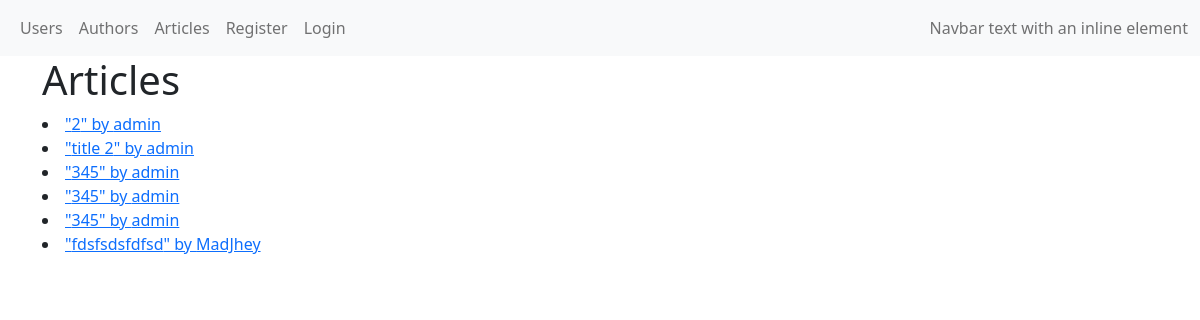
The page /articles/ on the database as committed earlier.
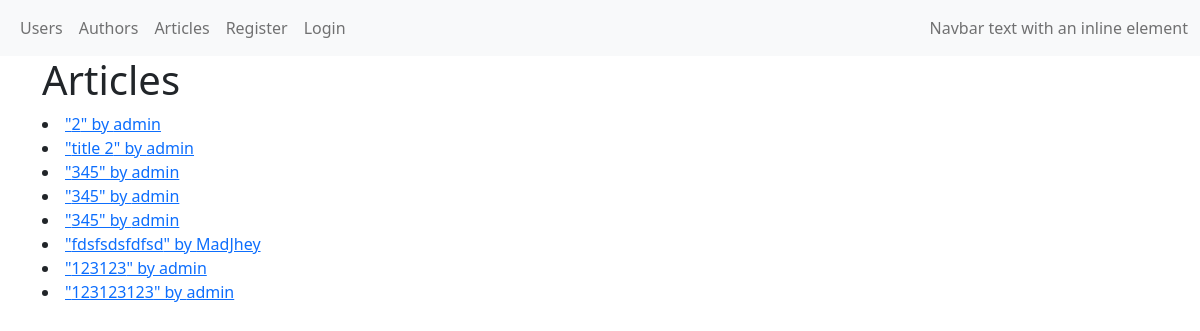
The same page on the database as committed later.
### blog/models/article.py (models this page shows, shortened)
class Article(db.Model):
    __tablename__ = 'articles'
    id = db.Column(db.Integer, primary_key=True)
    author_id = db.Column(db.Integer, ForeignKey('authors.id'), nullable=False)
    title = db.Column(db.String(255))
    text = db.Column(db.String)
    created_at = db.Column(db.DateTime, default=datetime.utcnow)
    updated_at = db.Column(db.DateTime, default=datetime.utcnow, onupdate=datetime.utcnow)
    author = relationship('Author', back_populates='article')
    tag = relationship(
        "Tag",
        secondary=article_tag_association_table,
        back_populates="article",
    )

### blog/models/user.py (models this page shows, shortened)
class User(db.Model, UserMixin):
    __tablename__ = 'users'
    id = db.Column(db.Integer, primary_key=True)
    is_stuff = db.Column(db.Boolean)
    username = db.Column(db.String(255), unique=True, nullable=False)
    first_name = db.Column(db.String(255))
    last_name = db.Column(db.String(255))
    password = db.Column(db.String(255))
    email = db.Column(db.String(255), default="", server_default="")
    author = relationship('Author', uselist=False, back_populates='user')

### blog/article/views.py (the view)
@article.route('/', methods=['GET'])
def article_list():
    return render_template('articles/list.html',
                           articles=Article.query.all(),
                           )

### blog/templates/articles/list.html (shortened to what this page needs)
{% extends 'base.html' %}
{% block body %}
<div class="row">
    <div class="col">
        <h1>Articles</h1>
        {% for article in articles %}
            <li><a href="{{ url_for('article.get_article', pk = article.id) }}">"{{ article.title }}" by {{ article.author.user.username }}</a></li>
        {% endfor %}
    </div>
</div>
{% endblock %}

### blog/templates/base.html (shortened to what this page needs)
<!doctype html>
<html lang="en">
<head>
    {% block css %}
        <link href="{{ url_for('static', filename = 'css/bootstrap.min.css') }}" rel="stylesheet">
    {% endblock %}
</head>
<body>
{% include 'navbar.html' %}
<div class="container">
    {% block body %}{% endblock %}
</div>
</body>
</html>

### blog/templates/navbar.html (shortened to what this page needs)
<nav class="navbar navbar-expand-lg navbar-light bg-light">
    <div class="container-fluid">
        <div class="collapse navbar-collapse" id="navbarText">
            <ul class="navbar-nav me-auto mb-2 mb-lg-0">
                <li class="nav-item">
                    <a class="nav-link" href="{{ url_for('user.user_list')}}">Users</a>
                </li>
                <li class="nav-item">
                    <a class="nav-link" href="{{ url_for('author.author_list')}}">Authors</a>
                </li>
                <li class="nav-item">
                    <a class="nav-link" href="{{ url_for('article.article_list')}}">Articles</a>
                </li>
                {% if current_user.is_authenticated %}
                    <li class="nav-item">
                        <a class="nav-link" href="{{ url_for('article.create_article_form') }}">Create article</a>
                    </li>
                    <li class="nav-item">
                        <a class="nav-link" href="{{ url_for('auth.logout') }}">Logout ({{ current_user.username }})</a>
                    </li>
                {% else %}
                    <li class="nav-item">
                        <a class="nav-link" href="{{ url_for('user.register') }}">Register</a>
                    </li>
                    <li class="nav-item">
                        <a class="nav-link" href="{{ url_for('auth.login') }}">Login</a>
                    </li>
                {% endif %}
            </ul>
            <span class="navbar-text">
        Navbar text with an inline element
      </span>
        </div>
    </div>
</nav>

Rows that differ between the two databases and show on the page:
added Article: title "123123", author.user.username "admin"
added Article: title "123123123", author.user.username "admin"
